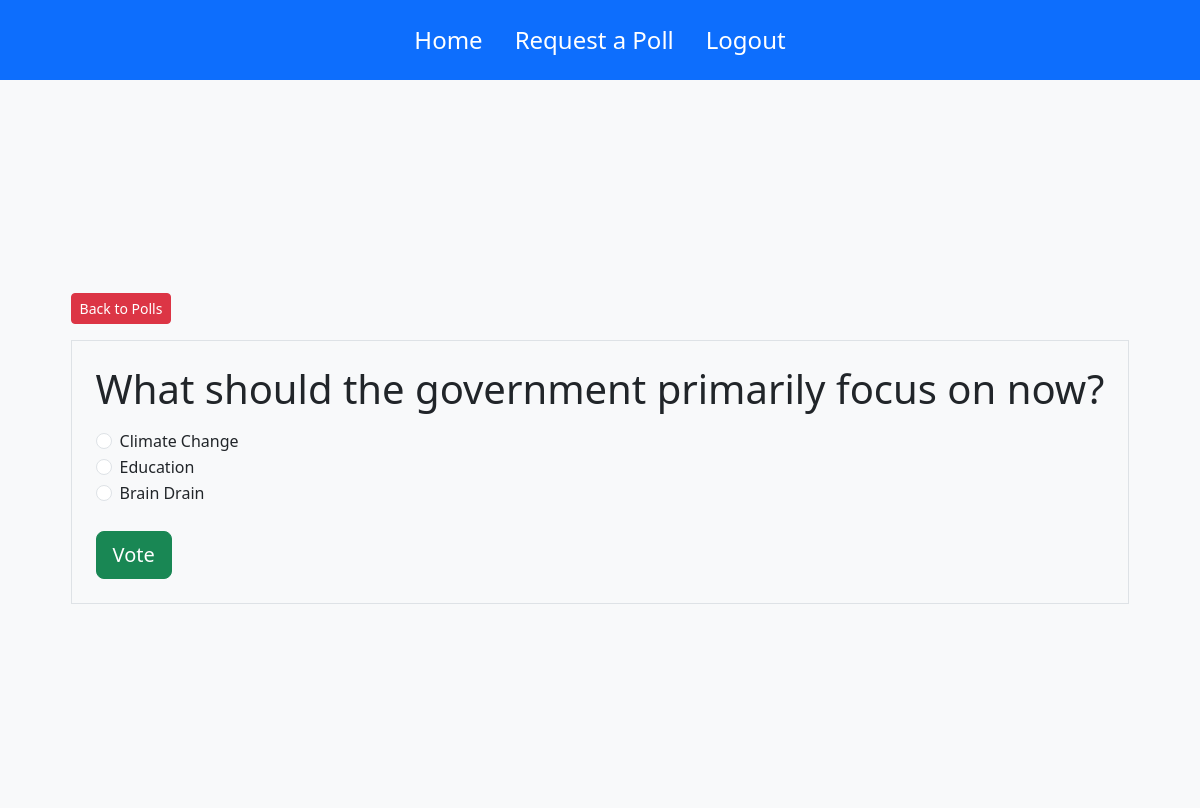
/2/ (signed in), run on the app's committed database.
### app/models.py (models this page shows, shortened)
class Question(models.Model):
  question = models.CharField(max_length = 200)
  published_date = models.DateTimeField('date published')

class Choice(models.Model):
  question = models.ForeignKey(Question, on_delete=models.CASCADE)
  choice = models.CharField(max_length = 200)
  votes = models.IntegerField(default = 0)

### app/views.py (the view)
# urls.py: path('<int:question_id>/', views.detail, name = "detail"),
@login_required
def detail(request, question_id):
  try:
    question = Question.objects.get(pk = question_id)
  except Question.DoesNotExist:
    raise Http404("Question doesnot exists")
  return render(request, 'app/detail.html',{'question':question})

### templates/app/detail.html (shortened to what this page needs)
{% extends 'base.html' %}
{% block content %}
<a class="btn btn-danger btn-sm mb-3" href='{% url 'polls:index' %}'>Back to Polls</a>
<div class="border p-4">
<h1 class="text-center mb-3">{{question.question}}</h1>
<form action="{%url 'polls:vote' question.id %}" method = "post">
  {% for onechoice in question.choice_set.all%}
  <div class="form-check">
    <input type="radio" name = "choice" class="form-check-input" id="onechoice{{forloop.counter}}" value="{{onechoice.id}}">
    <label for="onechoice{{forloop.counter}}">{{onechoice.choice}}</label>
  </div>
  {% endfor %}
  <input type="submit" value="Vote" class="btn btn-success btn-lg btn-block mt-4"/>
</form>
</div>
{% endblock %}

### data on the page
Question: question "What should the government primarily focus on now?"
Choice: choice "Climate Change"
Choice: choice "Education"
Choice: choice "Brain Drain"
